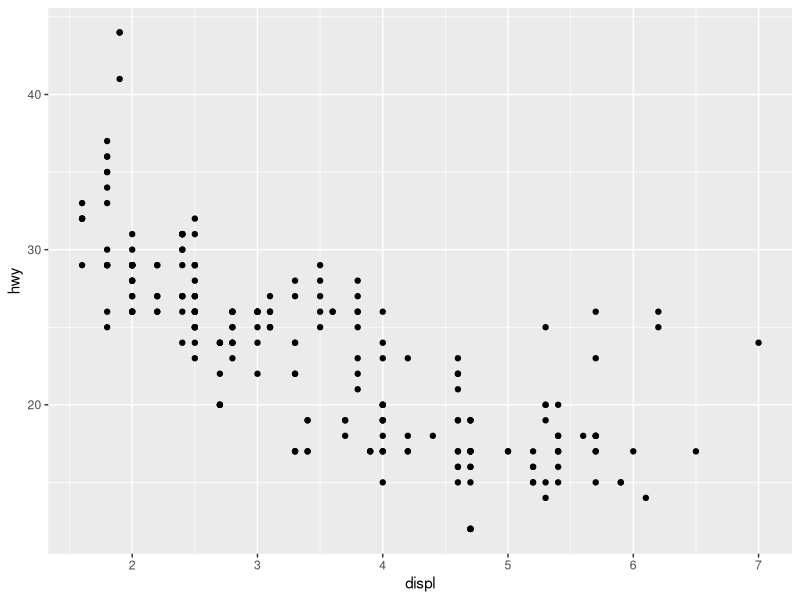
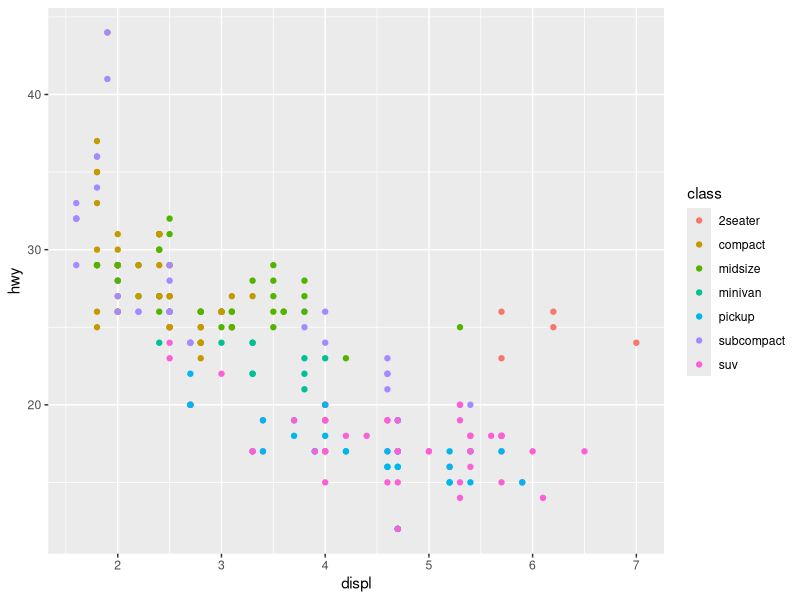
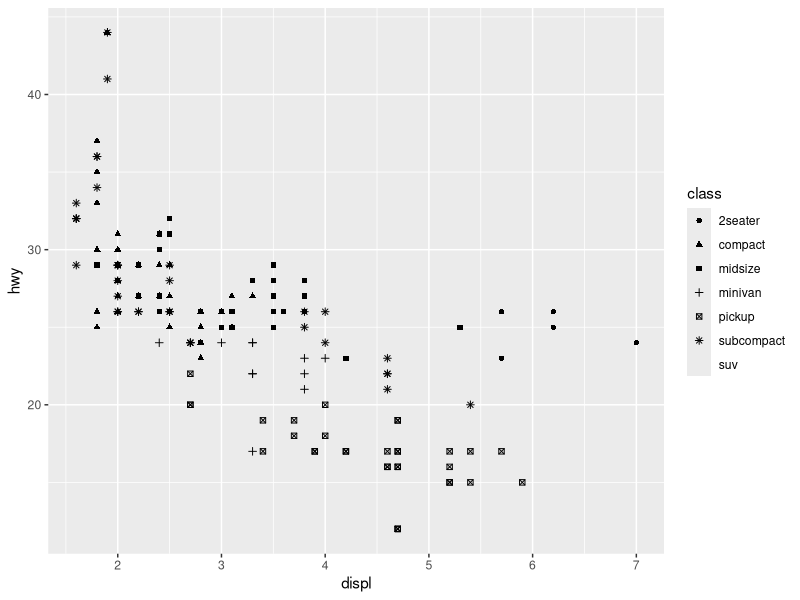
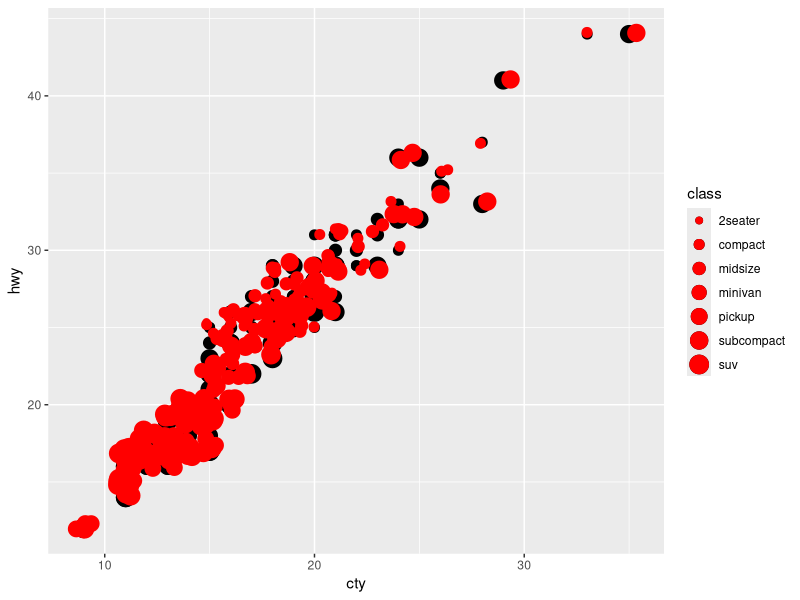
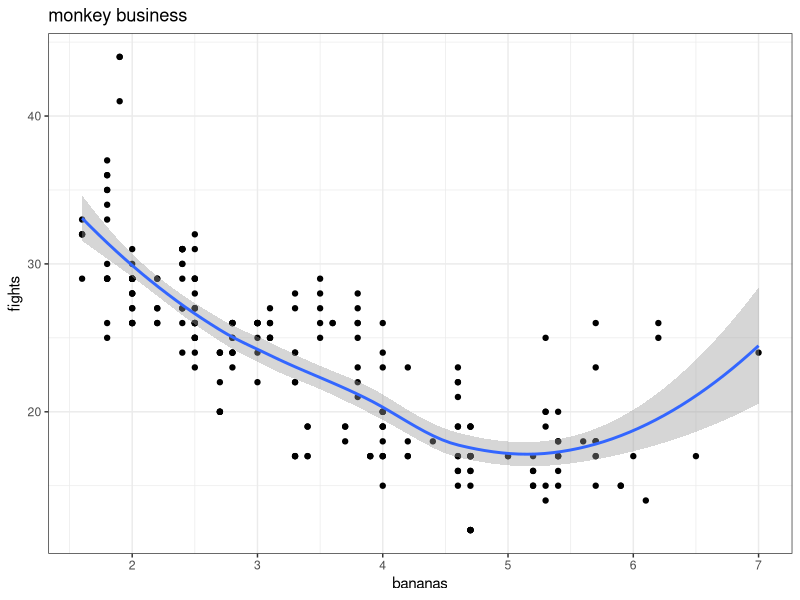

R code for these plots, in order:
## ---- chunk 1
knitr::opts_chunk$set(echo = TRUE)
library(tidyverse)
## ---- chunk 2
summary(cars)
## ---- chunk 3


g <- ggplot(data =mpg, aes(x=displ, y= hwy))
g + geom_point()
## ---- chunk 4


f <- ggplot(data =mpg, aes(x=displ, y= hwy))
f + geom_point(aes(color = class))
## ---- chunk 5


h <- ggplot(data =mpg, aes(x=displ, y= hwy))
h + geom_point(aes(shape = class))
## ---- chunk 6
ggplot(data =mpg, aes(x=cty, y= hwy, size = class)) +
  geom_point() +
  geom_jitter(color= "red")

## ---- chunk 7
ggplot(data = ,mpg, aes(x = displ, y = hwy)) +
  geom_point() +
  geom_smooth() +
  labs(title = "monkey business", x = "bananas", y = "fights") +
  theme_bw()
